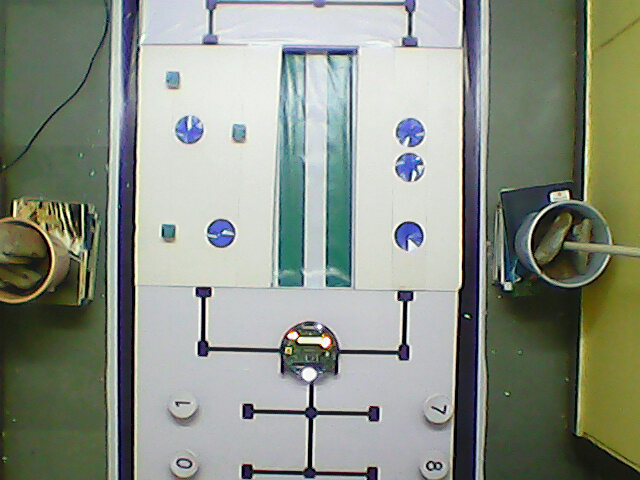
#> input picture EXPERIMENTATION/JustForFun/1.jpg, 640 x 480 px
$ python main.py
#> lines starting #> are read from the running program, lines starting #| are printed output that depends on the picture
# -*- coding: utf-8 -*-
"""
**************************************************************************
*                  IMAGE PROCESSING (e-Yantra 2016)
*                  ================================
*  This software is intended to teach image processing concepts
*
*  MODULE: Task1C
*  Filename: getCellVal.py
*  Version: 1.0.0
*  Date: October 13, 2016
*
*  Author: Jayant Solanki, e-Yantra Project, Department of Computer Science
*  and Engineering, Indian Institute of Technology Bombay.
*
*  Software released under Creative Commons CC BY-NC-SA
*
*  For legal information refer to:
*        http://creativecommons.org/licenses/by-nc-sa/4.0/legalcode
*
*
*  This software is made available on an “AS IS WHERE IS BASIS”.
*  Licensee/end user indemnifies and will keep e-Yantra indemnified from
*  any and all claim(s) that emanate from the use of the Software or
*  breach of the terms of this agreement.
*
*  e-Yantra - An MHRD project under National Mission on Education using
*  ICT(NMEICT)
*
**************************************************************************
"""
import cv2
import numpy as np
img = cv2.imread('1.jpg',0)
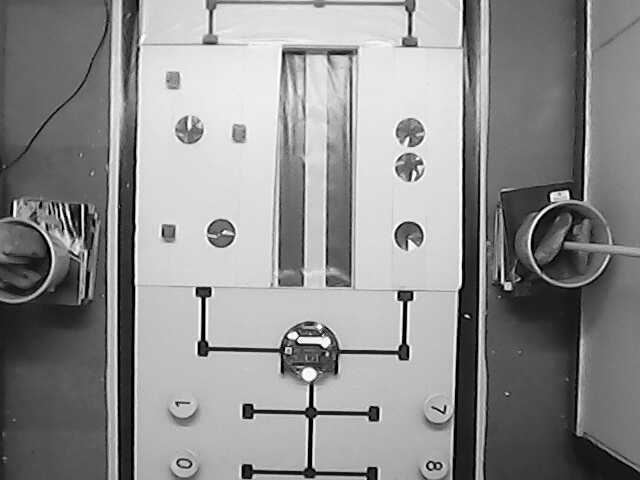
#> img: shape (480, 640); min 0, max 255, mean 142
img = cv2.medianBlur(img,5)
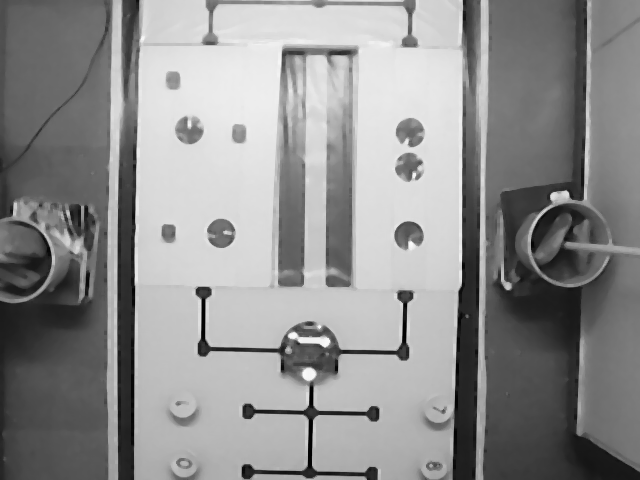
#> img: shape (480, 640); min 1, max 250, mean 142.5
#> (the run stopped early here; a loop or call above may not have finished)

$ run again, with EXPERIMENTATION/JustForFun/19.jpg copied over EXPERIMENTATION/JustForFun/1.jpg
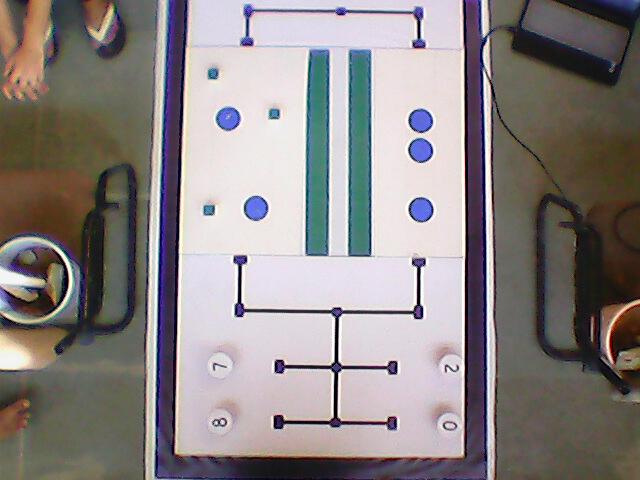
#> input picture EXPERIMENTATION/JustForFun/19.jpg, 640 x 480 px
#> `img = cv2.imread('1.jpg',0)`:
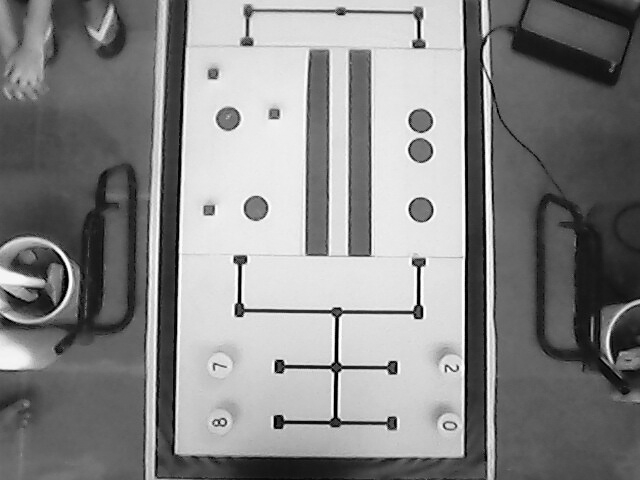
#> img: shape (480, 640); min 0, max 255, mean 134.5
#> `img = cv2.medianBlur(img,5)`:
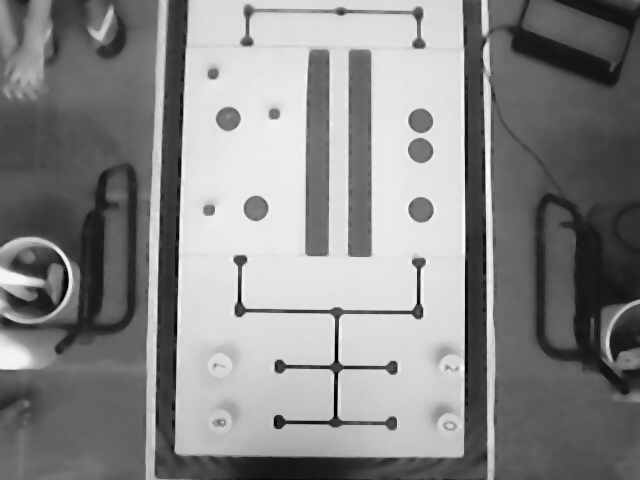
#> img: shape (480, 640); min 1, max 250, mean 135.2

$ run again, with EXPERIMENTATION/JustForFun/6.jpg copied over EXPERIMENTATION/JustForFun/1.jpg
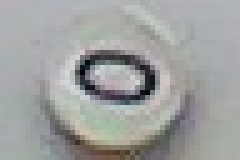
#> input picture EXPERIMENTATION/JustForFun/6.jpg, 48 x 32 px (shown 5 times larger)
#> `img = cv2.medianBlur(img,5)`:
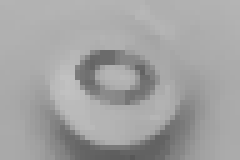
#> img: shape (32, 48) (shown 5 times larger); min 88, max 193, mean 162.4
